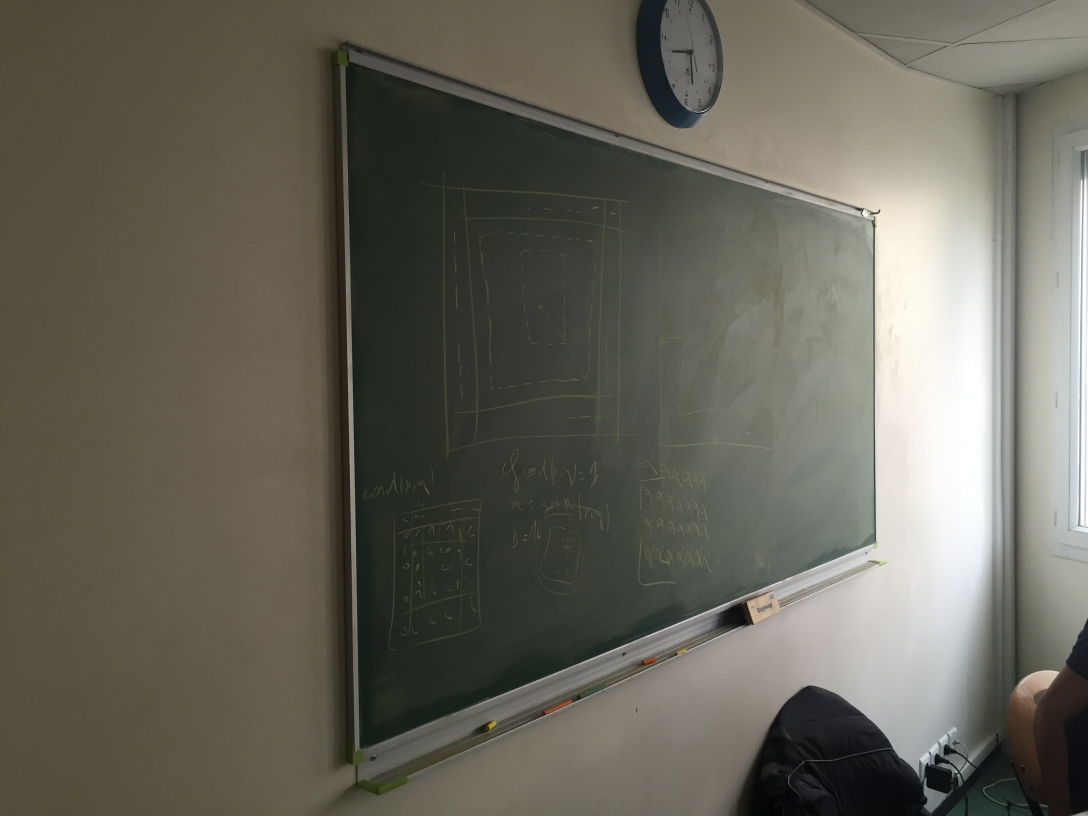
#> input picture IMG_4779.JPG, 3264 x 2448 px, found by its file name (shown at 1/3 size)
$ python Ramdani_Slimani_python2015.py
#> lines starting #> are read from the running program, lines starting #| are printed output that depends on the picture; after the words box and inside, x2 and y2 are one past the last pixel; in counts of white or black regions, pixels touching at a corner belong together; long printed decimals are rounded
### Intersection.py
class Line:

    def __init__(self, l):
        self.point = l
        x1, y1, x2, y2 = l
        self.c_x = (x1 + x2) / 2
        self.c_y = (y1 + y2) / 2

def intersection( l1, l2):
    """
    Calculer point d'intersection des deux lignes L1 et L2
    l1: Ligne
    l2: Ligne
    return: Point d'intersection
    """
    #coordonees de la lignes 1
    x1, y1, x2, y2 = l1.point
    #coordonees de la lignes 2
    x3, y3, x4, y4 = l2.point
    #
    a1 = y2 - y1
    b1 = x1 - x2
    a2 = y4 - y3
    b2 = x3 - x4
    #
    c1 = a1 * x1 + b1 * y1
    #
    c2 = a2 * x3 + b2 * y3
    #
    det = a1 * b2 - a2 * b1
    assert det, "lines are parallel"
    return (1. * (b2 * c1 - b1 * c2) / det, 1. * (a1 * c2 - a2 * c1) / det)

### Ramdani_Slimani_python2015.py
import cv2
import imutils
import numpy as np
from Intersection import Line,intersection
from scipy.spatial import distance

lowThreshold = 5 #init threshold
max_lowThreshold = 127  #max de threshold
ratio = 3 # ratio pour le calcule de li'mage
kernel_size = 3


#img = cv2.imread('tableau_avant.png')
img = cv2.imread('IMG_4779.jpg')
#> img is the input picture: shape (2448, 3264, 3); mean B, G, R 89.4, 100.7, 102.7
# [6 lines of commented-out code are left out]
h, w = img.shape[:2]
#> h = 2448; w = 3264
#longueur
print(h)
#| 2448
#largeur
print(w)
#| 3264

img = imutils.resize(img,350,700)
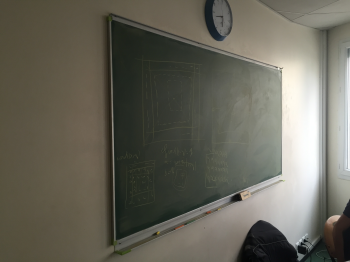
#> img: shape (262, 350, 3); mean B, G, R 89.4, 100.7, 102.7
print("ETAPE 1: Conversion de l'image en gris")
# convertion de l'image en gris
gray = cv2.cvtColor(img,cv2.COLOR_BGR2GRAY)

#fonction qui affiche l'image
def affiche(image):

    msg = 'Fermez pour afficher la suite'
    cv2.namedWindow(msg, cv2.WINDOW_NORMAL)
    cv2.imshow(msg, image)
    cv2.waitKey(0)
    cv2.destroyAllWindows()


#fonction qui propose de choisir le threshold de l'image selon les besoin
#afin de trouver les quatre point d'intersection des lignes
def CannyThreshold(lowThreshold):
#Application du filtre Gaussian
#> called with lowThreshold = 5
    blur = cv2.GaussianBlur(gray,(3,3),0)
    # application du filtre canny pour la detection des contours(intersection de quatre lignes
    detected_edges = cv2.Canny(blur,lowThreshold,lowThreshold*ratio,apertureSize = kernel_size)
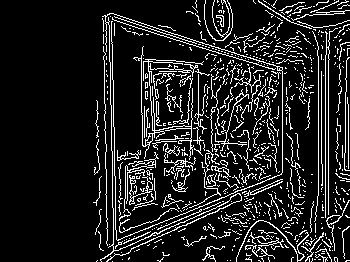
#> detected_edges: shape (262, 350); 12.7% white in thin lines or dots, all inside (x1, y1, x2, y2) = (93, 0, 350, 262)
    dst = cv2.bitwise_and(img,img,mask = detected_edges)  # ajouter de couleurs aux bords de l'image originale.
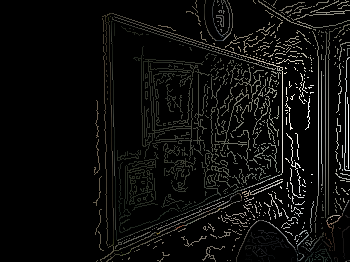
#> dst: shape (262, 350, 3); mean B, G, R 11.8, 13, 12.9

    lines = cv2.HoughLinesP(detected_edges, 1, np.pi / 180, 100, None,  w/20, h/20)
#> lines = 19 rows, first 6: [325, 261, 325, 2], [328, 255, 328, 0], [318, 259, 318, 2], [109, 13, 113, 256], [99, 247, 348, 146], [101, 261, 348, 151]

    a, b, c = lines.shape
#> a = 19; b = 1; c = 4
    for i in range(a):
        cv2.line(detected_edges, (lines[i][0][0], lines[i][0][1]), (lines[i][0][2], lines[i][0][3]), (0, 0, 255), 1,
             cv2.LINE_AA)
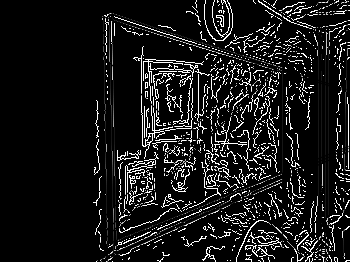
#> detected_edges: shape (262, 350); 4.07% of pixels changed, all inside (x1, y1, x2, y2) = (97, 0, 349, 262)

    t = cv2.cvtColor(detected_edges, cv2.COLOR_GRAY2BGR)

    # classification des lignes hori ou vert
    hori, vert = [], []
    for i in range(-4,4):
        for l in lines[i]:
            x1, y1, x2, y2 = l
            if abs(x2 - x1) > abs(y1 - y2):
                hori.append(Line(l))
            else:
                vert.append(Line(l))
                cv2.line(t, (x1, y1), (x2, y2), (0, 0, 255), 1,cv2.LINE_AA)
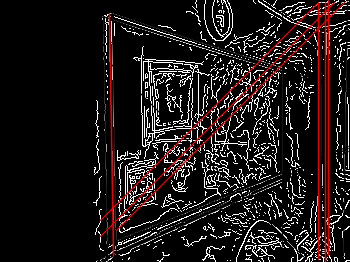
#> t: shape (262, 350, 3); mean B, G, R 25, 25, 31.8
#> after the loop, hori = 1 item; vert = 7 items


    # si les point ne sont pas suffisament detectees
    # agrandissement des lignes trouver au bord de l'image
    # afin de creer une nouvelle ligne
    if len(hori) < 2:
        if not hori or hori[0].c_y > h / 2:
            hori.append(Line((0, 0, w - 1, 0)))
        if not hori or hori[0].c_y <= h / 2:
            hori.append(Line((0, h - 1, w - 1, h - 1)))

    if len(vert) < 2:
        if not vert or vert[0].c_x > w / 2:
            vert.append(Line((0, 0, 0, h - 1)),)
        if not vert or vert[0].c_x <= w / 2:
            vert.append(Line((w - 1, 0, w - 1, h - 1)))

    # lignes trier selon leur point central
    hori.sort(key=lambda l: l.c_y)
    vert.sort(key=lambda l: l.c_x)

    # chercher les corners

    for l in [hori[-1], vert[0], hori[-1], vert[-1]]:
        x1, y1, x2, y2 = l.point
        cv2.line(t, (x1, y1), (x2, y2), (0, 255, 255), 1)
#> this loop made 4 passes
#> (x1, y1, x2, y2) on passes 1 to 4: (0, 2447, 3263, 2447), (109, 13, 113, 256), (0, 2447, 3263, 2447), (328, 255, 328, 0)
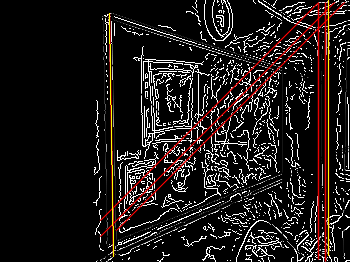
#> t: shape (262, 350, 3); 0.55% of pixels changed, all inside (x1, y1, x2, y2) = (109, 0, 329, 257)

    # echele des petits corners
    image_points = [intersection(hori[0], vert[0]), intersection(hori[0], vert[-1]),
               intersection(hori[-1], vert[0]), intersection(hori[-1], vert[-1])]
#> image_points = [(112.9, 252.9), (328, 156.9), (149.1, 2447), (328, 2447)]


    # echel des corners de la taille originale
    for x, y in image_points:
        cv2.circle(t, (int(x), int(y)), 1, (255, 255, 0), 3)
        print(x,'******',y)
#> this loop made 4 passes
#| 112.949 ****** 252.883
#| 328.0 ****** 156.924
#| 149.066 ****** 2447.0
#| 328.0 ****** 2447.0
#> t: shape (262, 350, 3); 0.05% of pixels changed, all inside (x1, y1, x2, y2) = (109, 153, 332, 256)

    affiche(t)
    cv2.imwrite('resultat.jpg',t)

cv2.namedWindow('Canny Manuellement')
cv2.createTrackbar('Min threshold','Canny Manuellement',lowThreshold, max_lowThreshold, CannyThreshold)

#appel de la fonction
CannyThreshold(5)  # initialisation a '5'
if cv2.waitKey(10) == 27:
#> (key Esc is pressed here)
    cv2.destroyAllWindows()


print('image enregestrer.')
print('Au Revoir')
